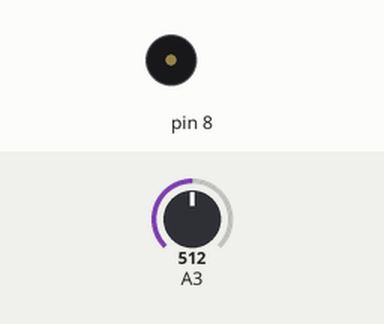
A sketch run on a simulated Arduino Uno, built with avr-gcc and run on an emulated ATmega328P. On the bench: buzzer (waves = sounding). The inputs (shaded band) are chosen by the test bench; at power-on: A3 = 512.

Above: at 1.2 s.
1.3 s: A3 set to 783
2.8 s: A3 set to 808
At 3.2 s:
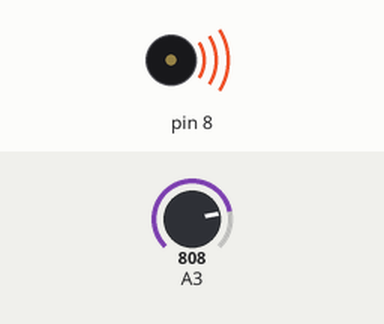
5.8 s: A3 set to 790
At 5.8 s:
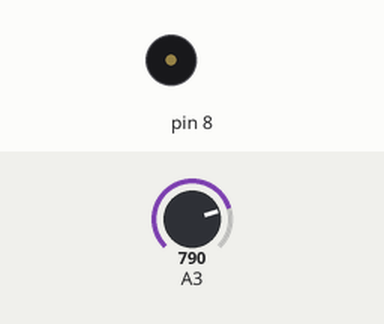
7.3 s: A3 set to 810
At 7.7 s:
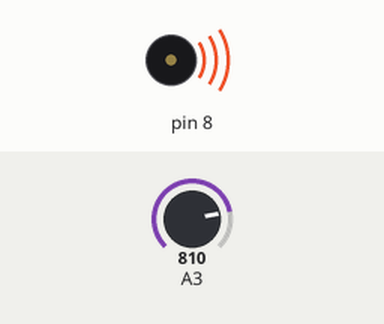
Timing chart, 0 to 11.3 s (numbered marks = the images above; inputs shaded):
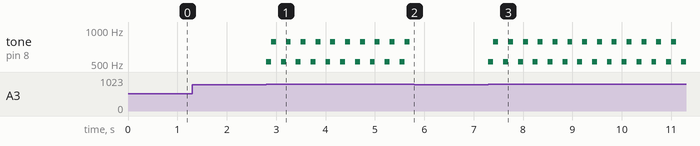

Measured:
- the behaviour switches between 800 and 801 on A3 (found by bisection; images 0 and 1)
- after the input at 1.3 s, every drawn part: stays the same
- after the input at 2.8 s, tone on pin 8: silent → 523 Hz at once, then repeats every 0.30 s: 784 Hz 0.10 s, silent 0.10 s, 523 Hz 0.10 s
- after the input at 5.8 s, tone on pin 8: stops changing and stays silent
- after the input at 7.3 s, tone on pin 8: silent → 523 Hz at once, then repeats every 0.30 s: 784 Hz 0.10 s, silent 0.10 s, 523 Hz 0.10 s

The sketch:

week10_3_arduino_analogRead_A3.ino
```cpp
// week10_3_arduino_analogRead_A3
// 把 joystick 的 Y 的線, 經由麵包版幫忙, 接到 MakerUNO 另一邊的 A3
// (不能接其他的, 因為要接有 ~ 小蟲符號的, 代表 analog 訊號)
void setup() {
  pinMode(2, INPUT_PULLUP);
  pinMode(3, INPUT);  // 有小蟲符號, 代表 along 訊號
  pinMode(8, OUTPUT); // 發出聲音
}

void loop() {
  int now = analogRead(A3);
  if(now > 800){ //變高
    tone(8, 523, 100); // 發出 523 的 Do
    delay(100);
    tone(8, 784, 100);  // 發出 784 的 So
    delay(200);  // 等久一點
  }else if( now < 200){ // 變低
    tone(8, 784, 100);  // 發出 784 的 So
    delay(100);
    tone(8, 523, 100);  // 發出 523 的 Do
    delay(200);
  }
}
```
